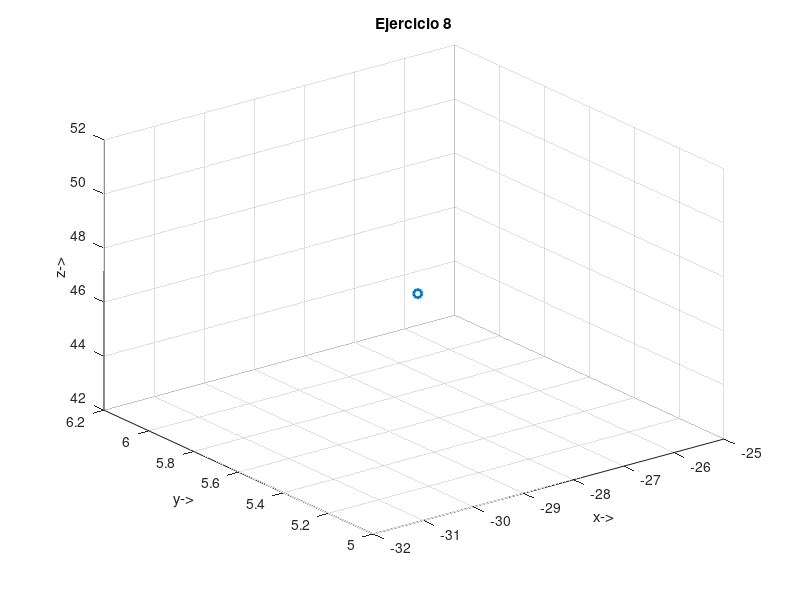

This figure's MATLAB source:
Rxyz = [13; 5.6; 53.2; 1] # Column vector[13;5.6;53.2,1]
Y = [ cosd(-45) 0 sind(-45) 0;
      0 1 0 0;
      -sind(-45) 0 cosd(-45) 0;
      0 0 0 1]
#X =  [ 1 0 0 0;
#      0 cos() -sin() 0;
#      0 sin() cos() 0;
#      0 0 0 1]  
#Z =  [ cos() -sin() 0 0;
#      sin() cos() 0 0;
#      0 0 1 0;
#      0 0 0 1]    
      
x = Y*Rxyz
#print(x)
#plot3(46.8105,5.6000,28.4257,".o","LineWidth",2)

plot3(x(1,1),x(2,1),x(3,1),".o","LineWidth",2)
ylabel("y->")
xlabel("x->")
zlabel("z->")
title("Ejercicio 8")
grid("on")